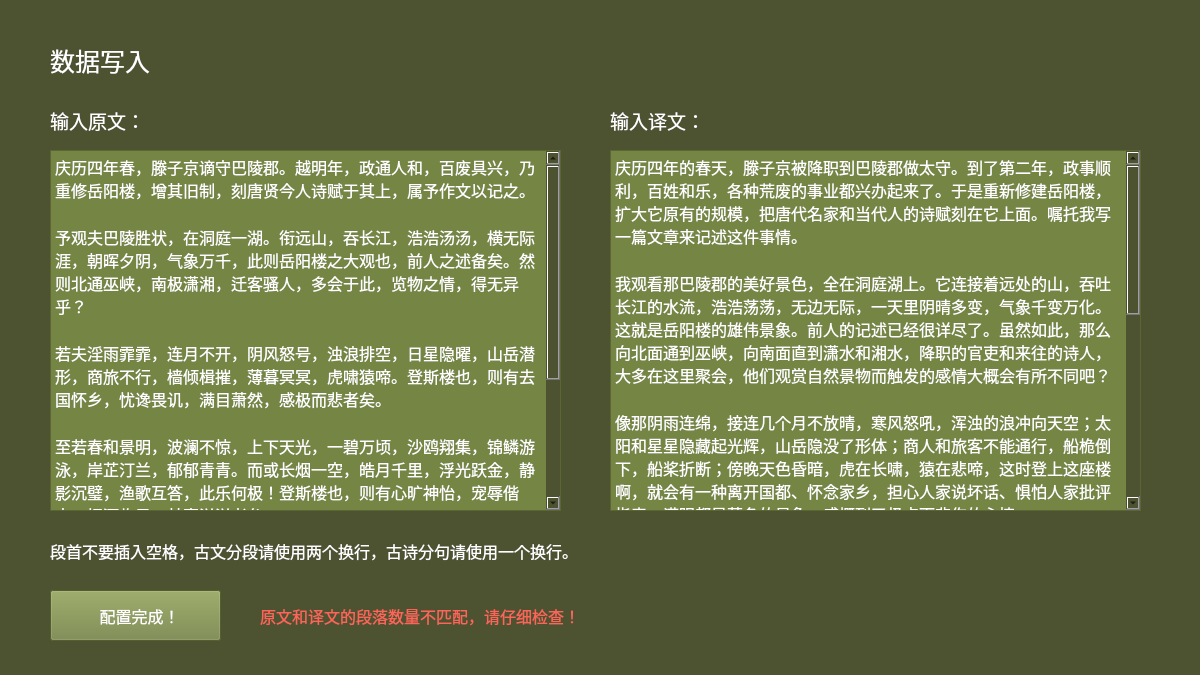
<?xml version="1.0" encoding="UTF-8"?>
<ui version="4.0">
 <class>DataInputConfigSource</class>
 <widget class="QFrame" name="DataInputConfigSource">
  <property name="geometry">
   <rect>
    <x>0</x>
    <y>0</y>
    <width>1200</width>
    <height>675</height>
   </rect>
  </property>
  <property name="windowTitle">
   <string>Frame</string>
  </property>
  <property name="styleSheet">
   <string notr="true">background-color: rgb(77, 83, 49);</string>
  </property>
  <widget class="QLabel" name="labelTitle">
   <property name="geometry">
    <rect>
     <x>50</x>
     <y>30</y>
     <width>471</width>
     <height>61</height>
    </rect>
   </property>
   <property name="font">
    <font>
     <family>等线</family>
     <pointsize>19</pointsize>
    </font>
   </property>
   <property name="styleSheet">
    <string notr="true">color: rgb(255, 255, 255);</string>
   </property>
   <property name="text">
    <string>数据写入</string>
   </property>
  </widget>
  <widget class="QLabel" name="labelOriginal">
   <property name="geometry">
    <rect>
     <x>50</x>
     <y>100</y>
     <width>121</width>
     <height>41</height>
    </rect>
   </property>
   <property name="font">
    <font>
     <family>等线</family>
     <pointsize>14</pointsize>
    </font>
   </property>
   <property name="styleSheet">
    <string notr="true">color: rgb(255, 255, 255);</string>
   </property>
   <property name="text">
    <string>输入原文：</string>
   </property>
  </widget>
  <widget class="QPushButton" name="pushButtonDone">
   <property name="geometry">
    <rect>
     <x>50</x>
     <y>590</y>
     <width>171</width>
     <height>51</height>
    </rect>
   </property>
   <property name="font">
    <font>
     <family>等线</family>
     <pointsize>12</pointsize>
    </font>
   </property>
   <property name="styleSheet">
    <string notr="true">background-color: rgb(117, 133, 67);
color: rgb(255, 255, 255);</string>
   </property>
   <property name="text">
    <string>  配置完成！</string>
   </property>
  </widget>
  <widget class="QPlainTextEdit" name="plainTextEditOriginal">
   <property name="geometry">
    <rect>
     <x>50</x>
     <y>150</y>
     <width>511</width>
     <height>361</height>
    </rect>
   </property>
   <property name="font">
    <font>
     <family>等线</family>
     <pointsize>12</pointsize>
    </font>
   </property>
   <property name="cursor" stdset="0">
    <cursorShape>ArrowCursor</cursorShape>
   </property>
   <property name="styleSheet">
    <string notr="true">background-color: rgb(117, 133, 67);
color: rgb(255, 255, 255);</string>
   </property>
   <property name="verticalScrollBarPolicy">
    <enum>Qt::ScrollBarAlwaysOn</enum>
   </property>
   <property name="horizontalScrollBarPolicy">
    <enum>Qt::ScrollBarAlwaysOff</enum>
   </property>
   <property name="lineWrapMode">
    <enum>QPlainTextEdit::WidgetWidth</enum>
   </property>
   <property name="plainText">
    <string>庆历四年春，滕子京谪守巴陵郡。越明年，政通人和，百废具兴，乃重修岳阳楼，增其旧制，刻唐贤今人诗赋于其上，属予作文以记之。

予观夫巴陵胜状，在洞庭一湖。衔远山，吞长江，浩浩汤汤，横无际涯，朝晖夕阴，气象万千，此则岳阳楼之大观也，前人之述备矣。然则北通巫峡，南极潇湘，迁客骚人，多会于此，览物之情，得无异乎？

若夫淫雨霏霏，连月不开，阴风怒号，浊浪排空，日星隐曜，山岳潜形，商旅不行，樯倾楫摧，薄暮冥冥，虎啸猿啼。登斯楼也，则有去国怀乡，忧谗畏讥，满目萧然，感极而悲者矣。

至若春和景明，波澜不惊，上下天光，一碧万顷，沙鸥翔集，锦鳞游泳，岸芷汀兰，郁郁青青。而或长烟一空，皓月千里，浮光跃金，静影沉璧，渔歌互答，此乐何极！登斯楼也，则有心旷神怡，宠辱偕忘，把酒临风，其喜洋洋者矣。

嗟夫！予尝求古仁人之心，或异二者之为，何哉？不以物喜，不以己悲，居庙堂之高则忧其民，处江湖之远则忧其君。是进亦忧，退亦忧。然则何时而乐耶？其必曰“先天下之忧而忧，后天下之乐而乐”乎！噫！微斯人，吾谁与归？

时六年九月十五日。</string>
   </property>
  </widget>
  <widget class="QLabel" name="labelTranslate">
   <property name="geometry">
    <rect>
     <x>610</x>
     <y>100</y>
     <width>121</width>
     <height>41</height>
    </rect>
   </property>
   <property name="font">
    <font>
     <family>等线</family>
     <pointsize>14</pointsize>
    </font>
   </property>
   <property name="styleSheet">
    <string notr="true">color: rgb(255, 255, 255);</string>
   </property>
   <property name="text">
    <string>输入译文：</string>
   </property>
  </widget>
  <widget class="QPlainTextEdit" name="plainTextEditTranslate">
   <property name="geometry">
    <rect>
     <x>610</x>
     <y>150</y>
     <width>531</width>
     <height>361</height>
    </rect>
   </property>
   <property name="font">
    <font>
     <family>等线</family>
     <pointsize>12</pointsize>
    </font>
   </property>
   <property name="styleSheet">
    <string notr="true">background-color: rgb(117, 133, 67);
color: rgb(255, 255, 255);</string>
   </property>
   <property name="verticalScrollBarPolicy">
    <enum>Qt::ScrollBarAlwaysOn</enum>
   </property>
   <property name="horizontalScrollBarPolicy">
    <enum>Qt::ScrollBarAlwaysOff</enum>
   </property>
   <property name="plainText">
    <string>庆历四年的春天，滕子京被降职到巴陵郡做太守。到了第二年，政事顺利，百姓和乐，各种荒废的事业都兴办起来了。于是重新修建岳阳楼，扩大它原有的规模，把唐代名家和当代人的诗赋刻在它上面。嘱托我写一篇文章来记述这件事情。

我观看那巴陵郡的美好景色，全在洞庭湖上。它连接着远处的山，吞吐长江的水流，浩浩荡荡，无边无际，一天里阴晴多变，气象千变万化。这就是岳阳楼的雄伟景象。前人的记述已经很详尽了。虽然如此，那么向北面通到巫峡，向南面直到潇水和湘水，降职的官吏和来往的诗人，大多在这里聚会，他们观赏自然景物而触发的感情大概会有所不同吧？

像那阴雨连绵，接连几个月不放晴，寒风怒吼，浑浊的浪冲向天空；太阳和星星隐藏起光辉，山岳隐没了形体；商人和旅客不能通行，船桅倒下，船桨折断；傍晚天色昏暗，虎在长啸，猿在悲啼，这时登上这座楼啊，就会有一种离开国都、怀念家乡，担心人家说坏话、惧怕人家批评指责，满眼都是萧条的景象，感慨到了极点而悲伤的心情。

到了春风和煦，阳光明媚的时候，湖面平静，没有惊涛骇浪，天色湖光相连，一片碧绿，广阔无际；沙洲上的鸥鸟，时而飞翔，时而停歇，美丽的鱼游来游去，岸上的香草和小洲上的兰花，草木茂盛，青翠欲滴。有时大片烟雾完全消散，皎洁的月光一泻千里，波动的光闪着金色，静静的月影像沉入水中的玉璧，渔夫的歌声在你唱我和地响起来，这种乐趣真是无穷无尽啊！这时登上这座楼，就会感到心胸开阔、心情愉快，光荣和屈辱一并忘了，端着酒杯，吹着微风，那真是快乐高兴极了。

唉！我曾经探求古时品德高尚的人的思想感情 ，或许不同于以上两种人的心情，这是为什么呢？是由于不因外物好坏和自己得失而或喜或悲。在朝廷上做官时，就为百姓担忧；处在僻远的地方做官则为君主担忧。这样来说在朝廷做官也担忧，在僻远的江湖也担忧。既然这样，那么他们什么时候才会感到快乐呢？他们一定会说：“在天下人忧之前先忧，在天下人乐之后才乐”。唉！如果没有这种人，我同谁一道呢 ？

写于庆历六年九月十五日。 </string>
   </property>
  </widget>
  <widget class="QLabel" name="labelFailed">
   <property name="geometry">
    <rect>
     <x>260</x>
     <y>600</y>
     <width>801</width>
     <height>31</height>
    </rect>
   </property>
   <property name="font">
    <font>
     <family>等线</family>
     <pointsize>12</pointsize>
    </font>
   </property>
   <property name="styleSheet">
    <string notr="true">color: rgb(255, 100, 90);</string>
   </property>
   <property name="text">
    <string>原文和译文的段落数量不匹配，请仔细检查！</string>
   </property>
  </widget>
  <widget class="QLabel" name="labelInfo">
   <property name="geometry">
    <rect>
     <x>50</x>
     <y>530</y>
     <width>911</width>
     <height>41</height>
    </rect>
   </property>
   <property name="font">
    <font>
     <family>等线</family>
     <pointsize>12</pointsize>
    </font>
   </property>
   <property name="styleSheet">
    <string notr="true">color: rgb(255, 255, 255);</string>
   </property>
   <property name="text">
    <string>段首不要插入空格，古文分段请使用两个换行，古诗分句请使用一个换行。</string>
   </property>
  </widget>
 </widget>
 <resources/>
 <connections/>
</ui>
